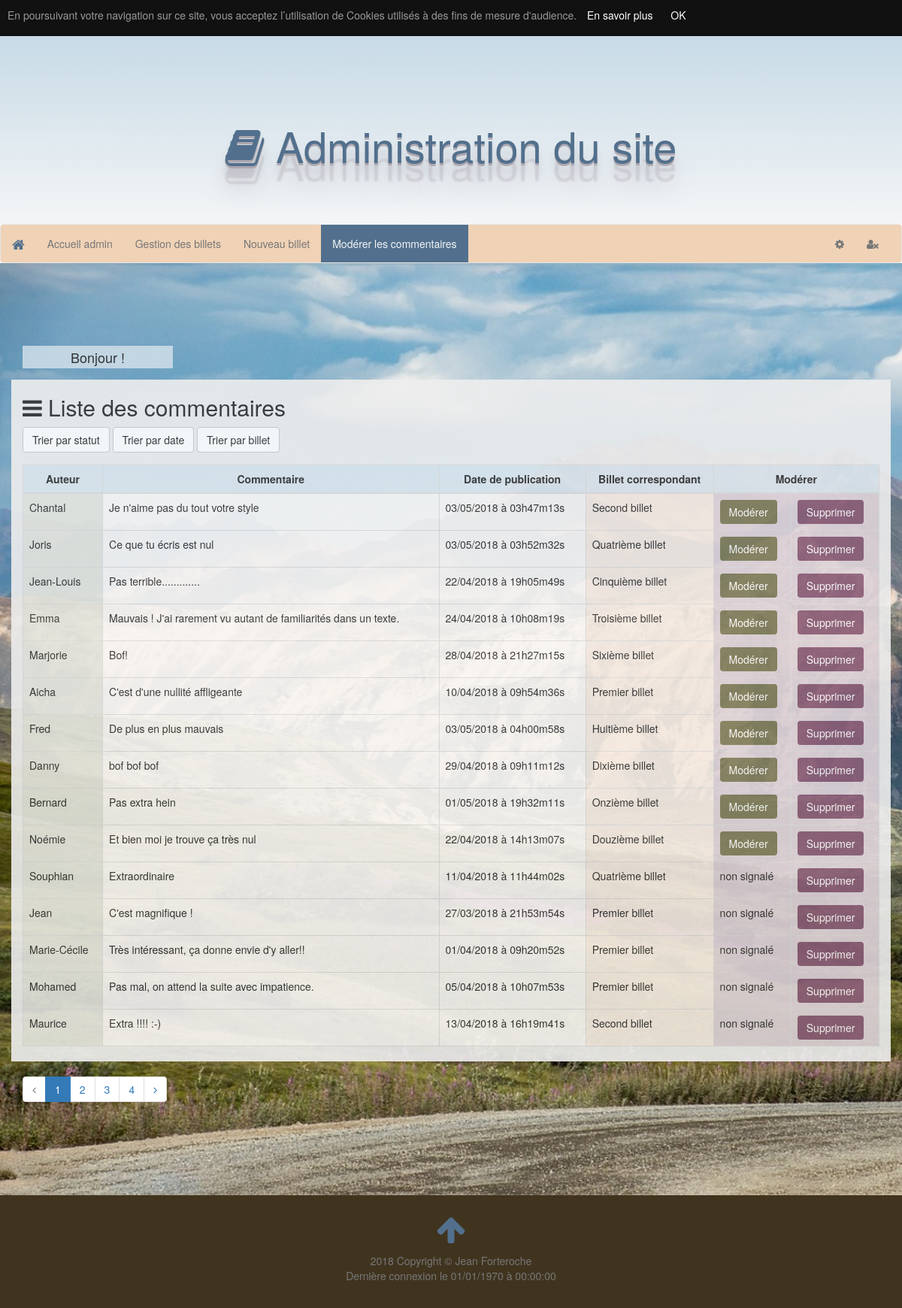
The app's page /index.php?action=commentsModeration (signed in) with its own data.
### tables this page shows
CREATE TABLE `comments` (
  `id` int(11) NOT NULL,
  `author` varchar(255) NOT NULL,
  `content` varchar(255) NOT NULL,
  `creationDate` datetime NOT NULL,
  `postId` int(11) NOT NULL,
  `postTitle` varchar(255) NOT NULL,
  `reported` tinyint(1) NOT NULL
);

### controller/Backend.php (called while the page is built, shortened)
<?php
class Backend{
    public function commentsModeration(){
        $commentManager = new CommentManager();
        $nbComments = $commentManager->countComments();
        if ($nbComments > 0){
            $perPage = 15;
            $nbPages = $commentManager->countPages($nbComments, $perPage);
            if (isset($_GET['page']) && $_GET['page'] > 0 && $_GET['page'] <= $nbPages){
                $currentPage = $_GET['page'];
            } else{
                $currentPage = 1;
            }
            if (isset($_GET['orderBy']) && $_GET['orderBy'] == 'date'){
                $byDate = $_GET['orderBy'];
                $comments = $commentManager->getAllComments($currentPage, $perPage, $byDate);
            } elseif (isset($_GET['orderBy']) && $_GET['orderBy'] == 'posts'){
                $byPosts = $_GET['orderBy'];
                $comments = $commentManager->getAllComments($currentPage, $perPage, $byPosts);
            } else{
                $comments = $commentManager->getAllComments($currentPage, $perPage);
            }
        } else{
            $comments = false;
        }
        require('view/backend/commentsModeration.php');
    }
}

### index.php (called while the page is built, shortened)
<?php
include_once('MyAutoload.php');
if($_GET) {
    $request = $_GET['action'];
} else {
    $request = "";
}
$router = new Router($request);
$router->renderController();

### model/CommentManager.php (called while the page is built, shortened)
<?php
class CommentManager extends Manager
{
    public function countComments($postId = null){
        $db = $this->dbConnect();
        if ($postId != null){
            $req = $db->prepare('SELECT COUNT(id) FROM comments WHERE postId = ?');
            $req->execute(array($postId));
        } else{
            $req = $db->query('SELECT COUNT(id) FROM comments');
        }
        $req->setFetchMode(\PDO::FETCH_ASSOC);
        $data = $req->fetchAll();
        $commentsNb = $data[0];
        foreach($commentsNb as $key=>$value) {
            $nbComments = $commentsNb[$key];
        }
        return $nbComments;
    }
    public function countPages($nbComments,  $perPage){
        $nbPages = ceil($nbComments / $perPage);
        return $nbPages;
    }
    public function getAllComments($currentPage, $perPage, $param = '') {
        $db = $this->dbConnect();
        if ($param == 'date'){
            $req = $db->query('SELECT * , DATE_FORMAT(creationDate, \'%d/%m/%Y à %Hh%im%ss\') AS creationDateFr FROM comments ORDER BY creationDate LIMIT '.(($currentPage-1)*$perPage).' , '.$perPage.' ');
        } elseif ($param == 'posts'){
            $req = $db->query('SELECT * , DATE_FORMAT(creationDate, \'%d/%m/%Y à %Hh%im%ss\') AS creationDateFr FROM comments ORDER BY postId LIMIT '.(($currentPage-1)*$perPage).' , '.$perPage.' ');
        } else {
            $req = $db->query('SELECT * , DATE_FORMAT(creationDate, \'%d/%m/%Y à %Hh%im%ss\') AS creationDateFr FROM comments ORDER BY reported DESC LIMIT '.(($currentPage-1)*$perPage).' , '.$perPage.' ');
        }
        $comments = array();
        while ($data = $req->fetch(\PDO::FETCH_ASSOC)){
            $comment = new Comments();
            $comment->hydrate($data);
            $comments[] = $comment;
        }
        return $comments;
    }
}

### MyAutoload.php (called while the page is built, shortened)
<?php
class MyAutoload{
    public static function autoload($class){
        $path = str_replace('\\', '/', $class);
    }
}

### entity/Comments.php (called while the page is built, shortened)
<?php
class Comments extends Table
{
    private $id;
    private $author;
    private $content;
    private $creationDateFr;
    private $postTitle;
    private $reported;
    public function getReported()
    {
        return $this->reported;
    }
    public function setReported($reported)
    {
        $this->reported = $reported;
    }
    public function getId()
    {
        return $this->id;
    }
    public function setId($id)
    {
        $this->id = $id;
    }
    public function getAuthor()
    {
        return $this->author;
    }
    public function setAuthor($author)
    {
        $this->author = $author;
    }
    public function getContent()
    {
        return $this->content;
    }
    public function setContent($content)
    {
        $this->content = $content;
    }
    public function getCreationDateFr()
    {
        return $this->creationDateFr;
    }
    public function setCreationDateFr($creationDateFr)
    {
        $this->creationDateFr = $creationDateFr;
    }
    public function getPostTitle()
    {
        return $this->postTitle;
    }
    public function setPostTitle($postTitle)
    {
        $this->postTitle = $postTitle;
    }
}

### view/backend/commentsModeration.php (the view, shortened to what this page needs)
<div class="row table-row">
    <div class="col-lg-12">
        <h2><i class="fa fa-bars"></i> Liste des commentaires</h2>
        <div>
            <a href="index.php?action=commentsModeration" class="btn btn-default">Trier par statut</a>
            <a href="index.php?action=commentsModeration&amp;orderBy=date" class="btn btn-default">Trier par date</a>
            <a href="index.php?action=commentsModeration&amp;orderBy=posts" class="btn btn-default">Trier par billet</a>
        </div>
        <div class="table-responsive">
            <table class="table table-hover table-bordered">
                <caption></caption>
                <thead>
                <tr>
                    <th class="info th" scope="col">Auteur</th>
                    <th class="info th" scope="col">Commentaire</th>
                    <th class="info th" scope="col">Date de publication</th>
                    <th class="info th" scope="col">Billet correspondant</th>
                    <th class="info th" scope="col" colspan="2">Modérer</th>
                </tr>
                </thead>
                <tbody>
                <?php if (isset($comments) && $comments != false):
                    foreach ($comments as $comment): ?>
                    <tr>
                        <td class="success" scope="row"><?= htmlspecialchars($comment->getAuthor()); ?></td>
                        <td class="default" scope="row"><?= nl2br(htmlspecialchars($comment->getContent())); ?></td>
                        <td class="default" scope="row"><?= $comment->getCreationdateFr(); ?></td>
                        <td class="warning" scope="row"><?= $comment->getPostTitle(); ?></td>
                        <?php if ($comment->getReported() == 1): ?>
                            <td class="danger" scope="row"><a href="index.php?action=moderateComment&amp;commentId=<?= $comment->getId(); ?>" class="btn btn-success">Modérer</a></td>
                        <?php else: ?>
                            <td class="danger" scope="row">non signalé</td>
                        <?php endif; ?>
                            <td class="danger" scope="row"><a href="index.php?action=deleteComment&amp;commentId=<?= $comment->getId(); ?>" class="btn btn-danger">Supprimer</a></td>
                    </tr>
                    <?php endforeach; ?>
                <?php endif; ?>
                </tbody>
            </table>
        </div>
    </div>
</div>
<?php if (isset($currentPage)): ?>
    <div class="row">
        <div class="col-lg-12">
            <ul class="pagination text-center">
                <?php if ($currentPage - 1 == 0): ?>
                    <li class="page-item disabled"><span><i class="fa fa-angle-left"></i></span></li>
                <?php else : ?>
                    <li class="page-item"><a href="index.php?action=commentsModeration&amp;page=<?=$currentPage - 1 ?>" class="page-link"><i class="fa fa-angle-left"></i></a></li>
                <?php endif; ?>
                <?php
                for ($i = 1; $i <= $nbPages; $i++) {
                    if ($i == $currentPage): ?>
                        <li class="page-item active"><a class="page-link"><?= $i ?></a></li>
                    <?php else : ?>
                        <li class="page-item"><a href="index.php?action=commentsModeration&amp;page=<?= $i ?>" class="page-link"><?=$i?></a></li>
                    <?php endif;
                } ?>
                <?php if ($currentPage + 1 > $nbPages): ?>
                    <li class="page-item disabled"><span><i class="fa fa-angle-right"></i></span></li>
                <?php else : ?>
                    <li class="page-item"><a href="index.php?action=commentsModeration&amp;page=<?=$currentPage + 1 ?>" class="page-link"><i class="fa fa-angle-right"></i></a></li>
                <?php endif; ?>
            </ul>
        </div>
    </div>
<?php endif; ?>
<?php require('template.php'); ?>

### public/css/style.css (style rules this page uses)
body { overflow-x: hidden; }
.container, .container-fluid, .row { overflow: hidden; }
.fa { font-family: 'FontAwesome'; }
.tinymce-post-row, .table-row { background-color: #eee; opacity: 0.9; }
table { background-color: #F8F8F8 !important; }
th.info { background-color: rgba(113, 162, 192, 0.2)!important; }
td.success { background-color: rgba(66, 70, 9, 0.1)!important; }
td.danger { background-color: rgba(119, 65, 97, 0.2)!important; }
td.warning { background-color: rgba(240, 210, 182, 0.3)!important; }
td.default { background-color: rgba(249, 237, 230, 0.2)!important; }
.th { text-align: center; }
.admin-container .btn-success { background-color: rgba(66, 70, 9, 0.6)!important; border: none !important; }
.admin-container .btn-danger { background-color: rgba(119, 65, 97, 0.8) !important; border: none !important; }

### records on screen
comments: author "Chantal", content "Je n'aime pas du tout votre style", CreationdateFr "03/05/2018 à 03h47m13s", postTitle "Second billet"
comments: author "Joris", content "Ce que tu écris est nul", CreationdateFr "03/05/2018 à 03h52m32s", postTitle "Quatrième billet"
comments: author "Jean-Louis", content "Pas terrible.............", CreationdateFr "22/04/2018 à 19h05m49s", postTitle "Cinquième billet"
comments: author "Emma", content "Mauvais ! J'ai rarement vu autant de familiarités dans un texte.", CreationdateFr "24/04/2018 à 10h08m19s", postTitle "Troisième billet"
comments: author "Marjorie", content "Bof!", CreationdateFr "28/04/2018 à 21h27m15s", postTitle "Sixième billet"
comments: author "Aicha", content "C'est d'une nullité affligeante", CreationdateFr "10/04/2018 à 09h54m36s", postTitle "Premier billet"
comments: author "Fred", content "De plus en plus mauvais", CreationdateFr "03/05/2018 à 04h00m58s", postTitle "Huitième billet"
comments: author "Danny", content "bof bof bof", CreationdateFr "29/04/2018 à 09h11m12s", postTitle "Dixième billet"
comments: author "Bernard", content "Pas extra hein", CreationdateFr "01/05/2018 à 19h32m11s", postTitle "Onzième billet"
comments: author "Noémie", content "Et bien moi je trouve ça très nul", CreationdateFr "22/04/2018 à 14h13m07s", postTitle "Douzième billet"
comments: author "Souphian", content "Extraordinaire", CreationdateFr "11/04/2018 à 11h44m02s", postTitle "Quatrième billet", reported "non signalé"
comments: author "Jean", content "C'est magnifique !", CreationdateFr "27/03/2018 à 21h53m54s", postTitle "Premier billet", reported "non signalé"
comments: author "Marie-Cécile", content "Très intéressant, ça donne envie d'y aller!!", CreationdateFr "01/04/2018 à 09h20m52s", postTitle "Premier billet", reported "non signalé"
comments: author "Mohamed", content "Pas mal, on attend la suite avec impatience.", CreationdateFr "05/04/2018 à 10h07m53s", postTitle "Premier billet", reported "non signalé"
comments: author "Maurice", content "Extra !!!! :-)", CreationdateFr "13/04/2018 à 16h19m41s", postTitle "Second billet", reported "non signalé"

### other values on screen
date('d/m/Y à H:i:s', $_SESSION['time']) "01/01/1970 à 00:00:00"
